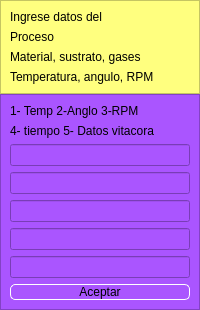
                  <widget class="QWidget" name="page_uno">
                   <layout class="QVBoxLayout" name="verticalLayout_20">
                    <property name="spacing">
                     <number>0</number>
                    </property>
                    <property name="leftMargin">
                     <number>0</number>
                    </property>
                    <property name="topMargin">
                     <number>0</number>
                    </property>
                    <property name="rightMargin">
                     <number>0</number>
                    </property>
                    <property name="bottomMargin">
                     <number>0</number>
                    </property>
                    <item>
                     <widget class="QFrame" name="frame_8">
                      <property name="minimumSize">
                       <size>
                        <width>0</width>
                        <height>0</height>
                       </size>
                      </property>
                      <property name="maximumSize">
                       <size>
                        <width>16777215</width>
                        <height>177</height>
                       </size>
                      </property>
                      <property name="styleSheet">
                       <string notr="true">

background-color: rgb(255, 255, 127);

</string>
                      </property>
                      <property name="frameShape">
                       <enum>QFrame::StyledPanel</enum>
                      </property>
                      <property name="frameShadow">
                       <enum>QFrame::Raised</enum>
                      </property>
                      <layout class="QVBoxLayout" name="verticalLayout_21">
                       <item>
                        <widget class="QLabel" name="label_28">
                         <property name="text">
                          <string>Ingrese datos del</string>
                         </property>
                        </widget>
                       </item>
                       <item>
                        <widget class="QLabel" name="label_34">
                         <property name="text">
                          <string>Proceso</string>
                         </property>
                        </widget>
                       </item>
                       <item>
                        <widget class="QLabel" name="label_35">
                         <property name="text">
                          <string>Material, sustrato, gases</string>
                         </property>
                        </widget>
                       </item>
                       <item>
                        <widget class="QLabel" name="label_36">
                         <property name="text">
                          <string>Temperatura, angulo, RPM</string>
                         </property>
                        </widget>
                       </item>
                      </layout>
                     </widget>
                    </item>
                    <item>
                     <widget class="QFrame" name="frame_9">
                      <property name="styleSheet">
                       <string notr="true">background-color: rgb(170, 85, 255);</string>
                      </property>
                      <property name="frameShape">
                       <enum>QFrame::StyledPanel</enum>
                      </property>
                      <property name="frameShadow">
                       <enum>QFrame::Raised</enum>
                      </property>
                      <layout class="QVBoxLayout" name="verticalLayout_32">
                       <item>
                        <widget class="QLabel" name="label_29">
                         <property name="text">
                          <string>1- Temp 2-Anglo 3-RPM</string>
                         </property>
                        </widget>
                       </item>
                       <item>
                        <widget class="QLabel" name="label_30">
                         <property name="text">
                          <string>4- tiempo 5- Datos vitacora</string>
                         </property>
                        </widget>
                       </item>
                       <item>
                        <widget class="QLineEdit" name="tempmanual"/>
                       </item>
                       <item>
                        <widget class="QLineEdit" name="angulomanual"/>
                       </item>
                       <item>
                        <widget class="QLineEdit" name="rpm"/>
                       </item>
                       <item>
                        <widget class="QLineEdit" name="tiempomanual"/>
                       </item>
                       <item>
                        <widget class="QLineEdit" name="datos_manual"/>
                       </item>
                       <item>
                        <widget class="QPushButton" name="bt_aceptar_manual">
                         <property name="styleSheet">
                          <string notr="true">QPushButton{
	font: 87 12pt &quot;Arial Black&quot;;
	background-color: #000000ff;
	border-radius:5px;

	border: 1px solid white;
}

QPushButton:hover{
	background-color: black;
}</string>
                         </property>
                         <property name="text">
                          <string>Aceptar</string>
                         </property>
                        </widget>
                       </item>
                      </layout>
                     </widget>
                    </item>
                   </layout>
                  </widget>
